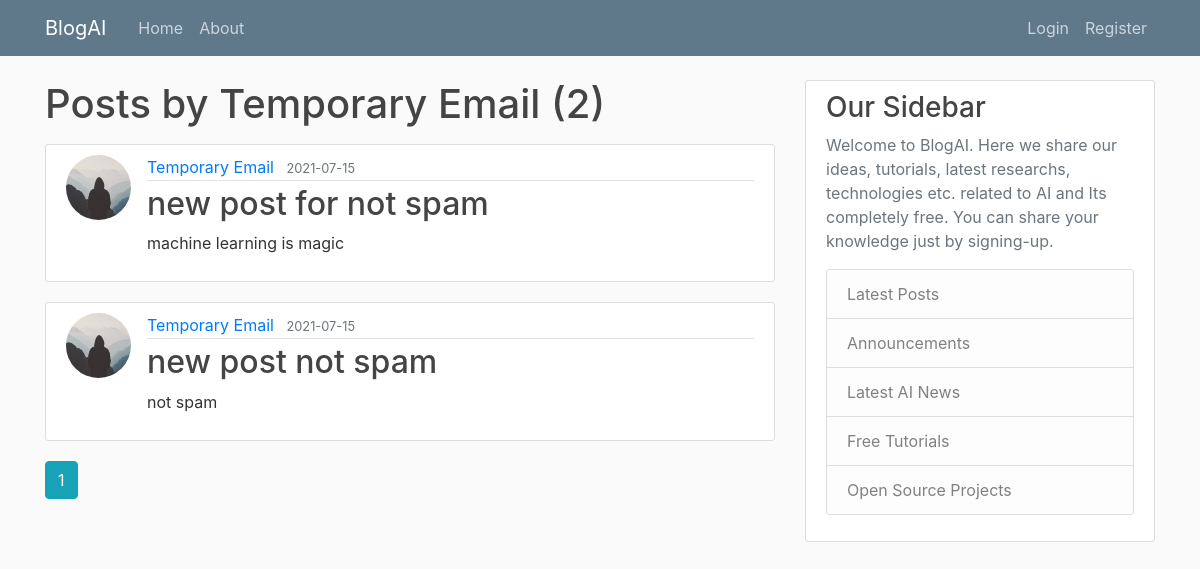
The app's page /user/Temporary Email, older data.
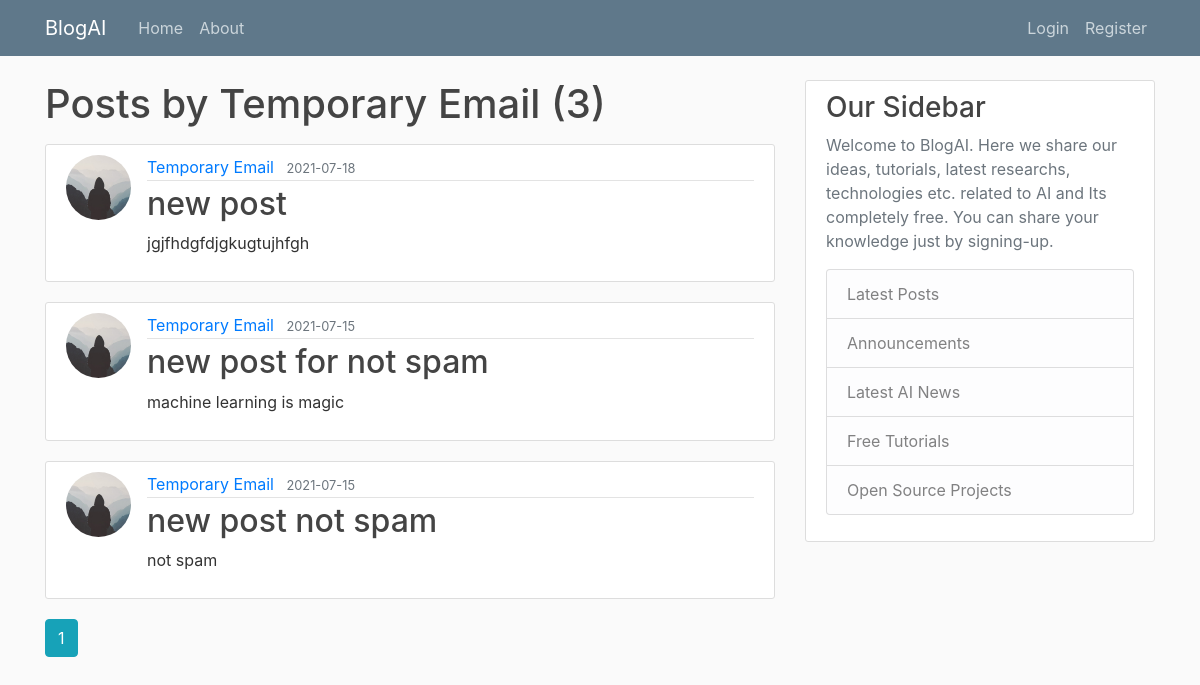
The same page, newer data.
### flaskblog/models.py (models this page shows, shortened)
class Post(db.Model):
    id = db.Column(db.Integer, primary_key=True)
    title = db.Column(db.String(100), nullable=False)
    date_posted = db.Column(db.DateTime, nullable=False, default=datetime.utcnow)
    content = db.Column(db.Text, nullable=False)
    user_id = db.Column(db.Integer, db.ForeignKey('user.id'), nullable=False)#foreign Key for Class=User===table=user

class User(db.Model, UserMixin):
    id = db.Column(db.Integer, primary_key=True)
    username = db.Column(db.String(20), unique=True, nullable=False)
    email = db.Column(db.String(120), unique=True, nullable=False)
    image_file = db.Column(db.String(20), nullable=False, default='default.jpg')
    password = db.Column(db.String(60), nullable=False)
    posts = db.relationship('Post', backref='author', lazy=True)#one-to-many relationship , backref is similar to a column and author will give the user who created the post

### flaskblog/users/routes.py (the view)
@users.route("/user/<string:username>")
def user_posts(username):
    page = request.args.get('page', 1, type=int)
    user = User.query.filter_by(username=username).first_or_404()
    posts = Post.query.filter_by(author=user)\
        .order_by(Post.date_posted.desc())\
        .paginate(page=page, per_page=5)
    return render_template('user_posts.html', posts=posts, user=user)

### flaskblog/templates/user_posts.html
{%extends "layout.html"%}
{%block content%}
<h1 class="mb-3">Posts by {{user.username}} ({{posts.total}})</h1>
{% for post in posts.items %}
		<article class="media content-section">
          <img class="rounded-circle article-img" src="{{ url_for('static', filename='profile_pics/' + post.author.image_file) }}">
          <div class="media-body">
            <div class="article-metadata">
              <a class="mr-2" href="{{ url_for('users.user_posts', username=post.author.username) }}">{{ post.author.username }}</a>
              <small class="text-muted">{{ post.date_posted.strftime('%Y-%m-%d') }}</small>
            </div>
            <h2><a class="article-title" href="{{ url_for('posts.post', post_id=post.id) }}">{{ post.title }}</a></h2>
            <p class="article-content">{{ post.content }}</p>
          </div>
        </article>
{%endfor%}
{% for page_num in posts.iter_pages(left_edge=1, right_edge=1, left_current=1, right_current=2) %}
	{% if page_num %}
        {% if posts.page == page_num %}
          <a class="btn btn-info mb-4" href="{{ url_for('users.user_posts', username=user.username, page=page_num) }}">{{ page_num }}</a>
        {% else %}
          <a class="btn btn-outline-info mb-4" href="{{ url_for('users.user_posts', username=user.username, page=page_num) }}">{{ page_num }}</a>
        {% endif %}
      {% else %}
        ...
      {% endif %}
{%endfor%}
{%endblock content%}

Row changes from the older to the newer data that the page shows:
added Post: image_file (placeholder picture), author.username "Temporary Email", date_posted "2021-07-18", title "new post", content "jgjfhdgfdjgkugtujhfgh"
Text that changed along with them:
{{ posts.total }}: "2" → "3"
